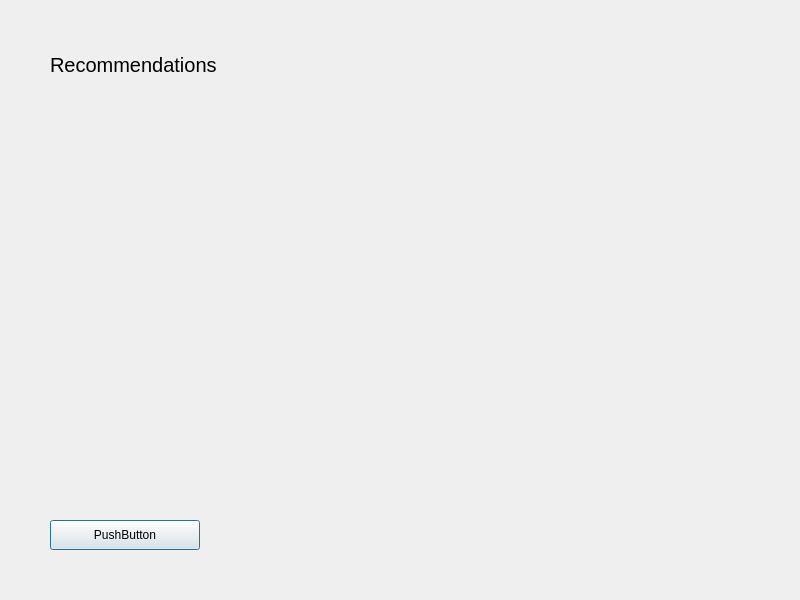
<?xml version="1.0" encoding="UTF-8"?>
<ui version="4.0">
 <class>Dialog</class>
 <widget class="QDialog" name="Dialog">
  <property name="geometry">
   <rect>
    <x>0</x>
    <y>0</y>
    <width>800</width>
    <height>600</height>
   </rect>
  </property>
  <property name="windowTitle">
   <string>Dialog</string>
  </property>
  <widget class="QLabel" name="title">
   <property name="geometry">
    <rect>
     <x>50</x>
     <y>50</y>
     <width>300</width>
     <height>30</height>
    </rect>
   </property>
   <property name="font">
    <font>
     <pointsize>15</pointsize>
    </font>
   </property>
   <property name="text">
    <string>Recommendations</string>
   </property>
  </widget>
  <widget class="QPushButton" name="returnHome">
   <property name="geometry">
    <rect>
     <x>50</x>
     <y>520</y>
     <width>150</width>
     <height>30</height>
    </rect>
   </property>
   <property name="text">
    <string>PushButton</string>
   </property>
  </widget>
  <widget class="QLabel" name="recommendationLabel">
   <property name="geometry">
    <rect>
     <x>50</x>
     <y>100</y>
     <width>700</width>
     <height>400</height>
    </rect>
   </property>
   <property name="text">
    <string/>
   </property>
  </widget>
 </widget>
 <resources/>
 <connections/>
</ui>
